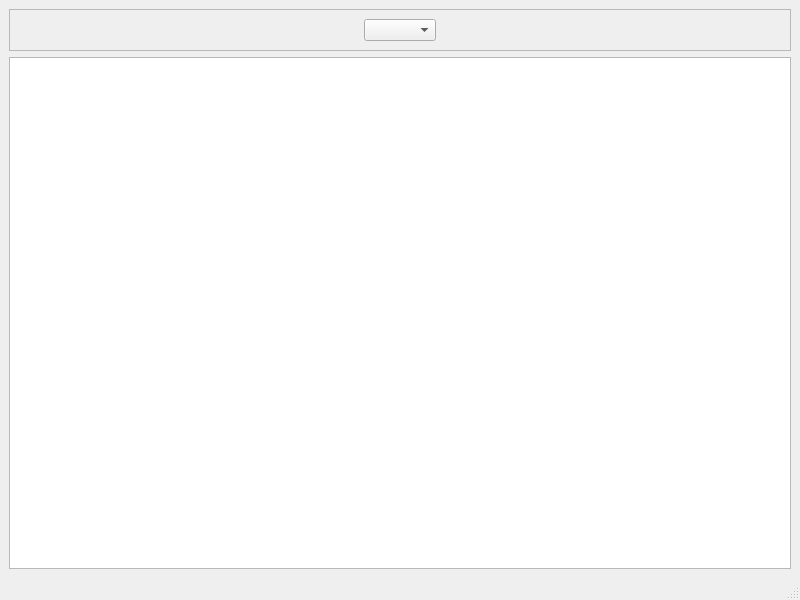
<?xml version="1.0" encoding="UTF-8"?>
<ui version="4.0">
 <class>DataViewerWindow</class>
 <widget class="QMainWindow" name="DataViewerWindow">
  <property name="geometry">
   <rect>
    <x>0</x>
    <y>0</y>
    <width>800</width>
    <height>600</height>
   </rect>
  </property>
  <property name="windowTitle">
   <string>Data Viewer</string>
  </property>
  <widget class="QWidget" name="centralwidget">
   <layout class="QVBoxLayout" name="verticalLayout">
    <item>
     <widget class="QFrame" name="frameSearch">
      <property name="frameShape">
       <enum>QFrame::StyledPanel</enum>
      </property>
      <property name="frameShadow">
       <enum>QFrame::Raised</enum>
      </property>
      <layout class="QHBoxLayout" name="horizontalLayout">
       <item>
        <spacer name="horizontalSpacer">
         <property name="orientation">
          <enum>Qt::Horizontal</enum>
         </property>
         <property name="sizeHint" stdset="0">
          <size>
           <width>40</width>
           <height>20</height>
          </size>
         </property>
        </spacer>
       </item>
       <item>
        <widget class="QComboBox" name="comboBoxTables"/>
       </item>
       <item>
        <spacer name="horizontalSpacer_2">
         <property name="orientation">
          <enum>Qt::Horizontal</enum>
         </property>
         <property name="sizeHint" stdset="0">
          <size>
           <width>40</width>
           <height>20</height>
          </size>
         </property>
        </spacer>
       </item>
      </layout>
     </widget>
    </item>
    <item>
     <widget class="QTableWidget" name="tableWidget">
      <property name="showGrid">
       <bool>true</bool>
      </property>
      <property name="columnCount">
       <number>0</number>
      </property>
      <attribute name="horizontalHeaderVisible">
       <bool>true</bool>
      </attribute>
      <attribute name="horizontalHeaderCascadingSectionResizes">
       <bool>true</bool>
      </attribute>
      <attribute name="horizontalHeaderShowSortIndicator" stdset="0">
       <bool>true</bool>
      </attribute>
      <attribute name="horizontalHeaderStretchLastSection">
       <bool>true</bool>
      </attribute>
      <attribute name="verticalHeaderVisible">
       <bool>false</bool>
      </attribute>
     </widget>
    </item>
   </layout>
  </widget>
  <widget class="QMenuBar" name="menubar">
   <property name="geometry">
    <rect>
     <x>0</x>
     <y>0</y>
     <width>800</width>
     <height>20</height>
    </rect>
   </property>
  </widget>
  <widget class="QStatusBar" name="statusbar"/>
 </widget>
 <resources/>
 <connections/>
</ui>
